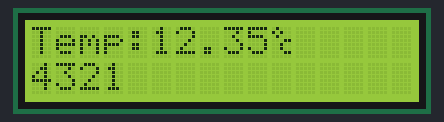
Recording of a sketch running on a simulated Arduino Uno, built with avr-gcc and run on an emulated ATmega328P. On the bench: 16×2 character LCD.

Above: at 0.1 s.
At 0.7 s:
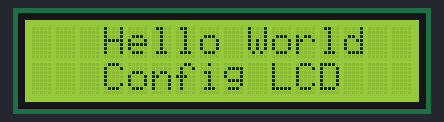
At 1.4 s:
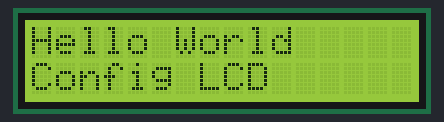

The sketch:

v1.0.ino
```cpp
// GitHub Account:  GitHub.com/AliRezaJoodi

#include "LCD.h"
#include "Character.h"

void setup(){
  Config_LCD();
  Config_Chr();

  //Display_Chr(); delay(300);
  Display_Value(12.3456); delay(300);
  Display1();
}

void loop(){

}

//******************************************
void Display_Value(float value){
  int value_int=4321;
  lcd.clear();
  lcd.setCursor(0,0); lcd.print("Temp:"); lcd.print(value); lcd.write(byte(0));
  lcd.setCursor(0,1); lcd.print(value_int);
}

//***********************************
void Display1(void){
  lcd.clear();
  lcd.setCursor(0,0);  lcd.print("Hello World");
  lcd.setCursor(0,1);  lcd.print("Config LCD");
  delay(100);

  for (int i = 0; i < 5; i++) {
    lcd.scrollDisplayRight();
    delay(100);
  }

  for (int i = 0; i < 5; i++) {
    lcd.scrollDisplayLeft();
    delay(100);
  }
}

//***********************************
void Display_Chr(void){
  lcd.clear(); lcd.setCursor(0,0);
  lcd.write(byte(0));
}
```

Character.h
```cpp
// GitHub Account:  GitHub.com/AliRezaJoodi

#ifdef _LCD_INCLUDED_

byte degree[8]={
  0b10001000,
  0b10010100,
  0b10001000,
  0b10000011,
  0b10000100,
  0b10000100,
  0b10000011,
  0b10000000
};

//******************************************
void Config_Chr(void){
  lcd.createChar(0, degree);
}

#endif  
```

LCD.h
```cpp
// GitHub Account:  GitHub.com/AliRezaJoodi

#ifndef _LCD_INCLUDED_
  #define _LCD_INCLUDED_

#include <LiquidCrystal.h>

#ifndef _LCD_PORTS_
  #define _LCD_PORTS_
  /*
  initialize the library with the numbers of the interface pins
  LiquidCrystal lcd(rs, enable, d4, d5, d6, d7)
  LiquidCrystal lcd(rs, rw, enable, d4, d5, d6, d7)
  LiquidCrystal lcd(rs, enable, d0, d1, d2, d3, d4, d5, d6, d7)
  LiquidCrystal lcd(rs, rw, enable, d0, d1, d2, d3, d4, d5, d6, d7)
  */
  LiquidCrystal lcd(2, 3, 4, 5, 6, 7);
#endif

//******************************************
void Config_LCD(void){
  lcd.begin(16, 2);
  lcd.setCursor(0,0);
  lcd.print("Loading ...");

  lcd.autoscroll(); //set the display to automatically scroll:
  lcd.noAutoscroll(); //turn off automatic scrolling
  lcd.blink();  //Turn on the blinking cursor
  lcd.noBlink();  //Turn off the blinking cursor
  lcd.cursor(); //Turn on the cursor
  lcd.noCursor(); //Turn off the cursor}
  lcd.noDisplay();  //Turn off the display
  lcd.display();  //Turn on the display

  lcd.clear();
}

#endif  
```
